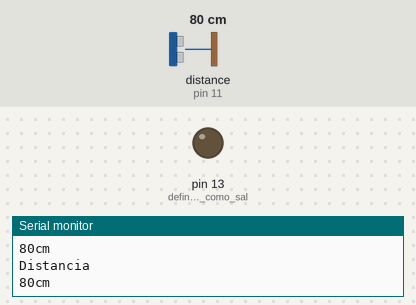
Bench run of a sketch on a simulated Arduino Uno, built with avr-gcc and run on an emulated ATmega328P. Shown: output pins drawn as LEDs (lit = HIGH), the last lines printed to the serial monitor. Wiring (inferred from the names in the program): ultrasonic range finder: trigger pin 10; echo pin 11. The inputs (shaded band) are chosen by the test bench; at power-on: distance to the obstacle (sensor on pin 11) 80 cm. The echo pulse lasts 58.3 µs per cm; pins used as bus, display or sensor lines are not drawn.

Above: at 1.2 s.
1.3 s: distance to the obstacle (sensor on pin 11) set to 2 cm
At 2.3 s:
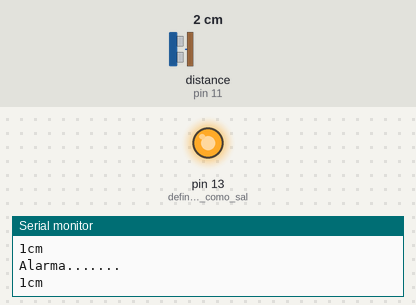
3.1 s: distance to the obstacle (sensor on pin 11) set to 18 cm
At 3.7 s:
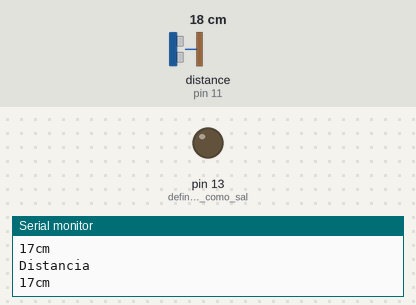
4.7 s: distance to the obstacle (sensor on pin 11) set to 4 cm
At 5.1 s:
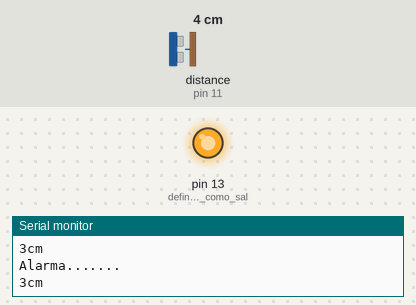
Timing chart, 0 to 7.7 s (numbered marks = the images above; inputs shaded):
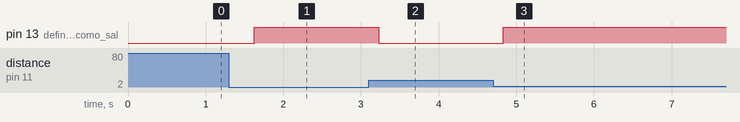

Measured:
- after the input at 1.3 s, pin 13 (define_el_pin_13_como_sal): LOW → HIGH after 0.32 s
- after the input at 3.1 s, pin 13 (define_el_pin_13_como_sal): HIGH → LOW after 0.13 s
- after the input at 4.7 s, pin 13 (define_el_pin_13_como_sal): LOW → HIGH after 0.13 s

The sketch:

ultrasonicoProfGar.ino
```cpp
#define Pecho 11
#define Ptrig 10
long duracion, distancia;


void setup() {
  Serial.begin (9600);      // inicializa el puerto serial a 9600 baudios
  pinMode(Pecho, INPUT);    // define el pin 6 como entrada (echo)
  pinMode(Ptrig, OUTPUT);   // define el pin 7 como salida  (triger)
  pinMode(13,1);            // define el pin 13 como salida
  }

void loop() {

  digitalWrite(Ptrig, LOW);
  delayMicroseconds(2);
  digitalWrite(Ptrig, HIGH); //  genera el pulso de triger por 10ms
  delayMicroseconds(10);
  digitalWrite(Ptrig, LOW);

  duracion = pulseIn(Pecho, HIGH);
  distancia = (duracion/2) / 29;    // calcula la distancia en centimetros

  if (distancia >= 500 || distancia <= 0){  //  si la distancia en mayor a 500cm o menor a 0cm
    Serial.println("FUERA DE ALCANCE");
    Serial.println("FUERA DE ALCANCE");// no mide nada
  }
  else {
    Serial.println("Distancia");
    Serial.print(distancia);                //  envia el valor de la distancia por el puerto serial
    Serial.println("cm");                   // le coloca a la distancia los centimetros "cm"
    digitalWrite(13,0);                     // en bajo el pin 13
    }

  if (distancia <= 10 && distancia >= 1){
    digitalWrite(13, 1);                    // en alto el pin 13 si ladistancia es menor a 10cms
    Serial.println("Alarma.......");
    Serial.print(distancia);                //  envia el valor de la distancia por el puerto serial
    Serial.println("cm"); // envia la palabra Alarma por el puerto serial
    }
    delay(400);   }                          // espera 400ms para que se logre ver la distancia
```
